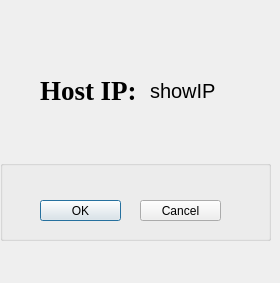
<?xml version="1.0" encoding="UTF-8"?>
<ui version="4.0">
 <class>createconnection</class>
 <widget class="QDialog" name="createconnection">
  <property name="geometry">
   <rect>
    <x>0</x>
    <y>0</y>
    <width>280</width>
    <height>283</height>
   </rect>
  </property>
  <property name="windowTitle">
   <string>Dialog</string>
  </property>
  <widget class="QGroupBox" name="groupBox">
   <property name="geometry">
    <rect>
     <x>0</x>
     <y>160</y>
     <width>271</width>
     <height>81</height>
    </rect>
   </property>
   <property name="title">
    <string/>
   </property>
   <widget class="QPushButton" name="okButton">
    <property name="geometry">
     <rect>
      <x>40</x>
      <y>40</y>
      <width>81</width>
      <height>21</height>
     </rect>
    </property>
    <property name="text">
     <string>OK</string>
    </property>
   </widget>
   <widget class="QPushButton" name="cancelButton">
    <property name="geometry">
     <rect>
      <x>140</x>
      <y>40</y>
      <width>81</width>
      <height>21</height>
     </rect>
    </property>
    <property name="text">
     <string>Cancel</string>
    </property>
   </widget>
  </widget>
  <widget class="QLabel" name="hostIPLabel">
   <property name="geometry">
    <rect>
     <x>40</x>
     <y>60</y>
     <width>141</width>
     <height>61</height>
    </rect>
   </property>
   <property name="font">
    <font>
     <family>Times New Roman</family>
     <pointsize>20</pointsize>
     <bold>true</bold>
    </font>
   </property>
   <property name="text">
    <string>Host IP:</string>
   </property>
  </widget>
  <widget class="QLabel" name="showIPLabel">
   <property name="geometry">
    <rect>
     <x>150</x>
     <y>70</y>
     <width>71</width>
     <height>41</height>
    </rect>
   </property>
   <property name="font">
    <font>
     <pointsize>15</pointsize>
    </font>
   </property>
   <property name="text">
    <string>showIP</string>
   </property>
  </widget>
 </widget>
 <resources/>
 <connections>
  <connection>
   <sender>okButton</sender>
   <signal>clicked()</signal>
   <receiver>createconnection</receiver>
   <slot>close()</slot>
   <hints>
    <hint type="sourcelabel">
     <x>140</x>
     <y>210</y>
    </hint>
    <hint type="destinationlabel">
     <x>199</x>
     <y>149</y>
    </hint>
   </hints>
  </connection>
  <connection>
   <sender>cancelButton</sender>
   <signal>clicked()</signal>
   <receiver>createconnection</receiver>
   <slot>close()</slot>
   <hints>
    <hint type="sourcelabel">
     <x>240</x>
     <y>210</y>
    </hint>
    <hint type="destinationlabel">
     <x>199</x>
     <y>149</y>
    </hint>
   </hints>
  </connection>
 </connections>
</ui>
